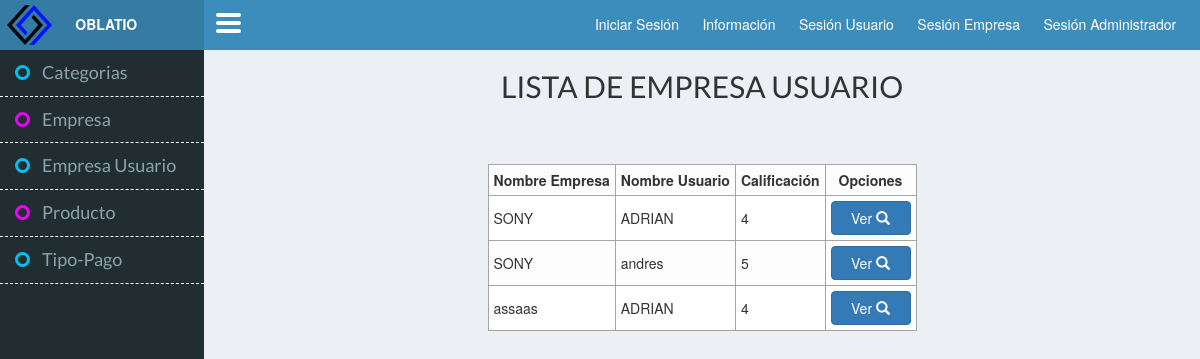
Page /index.php?controller=EmpresaUsuario&action=index on the committed database.
### tables this page shows
CREATE TABLE `empresa_usuario` (
  `emp_cod` int(11) NOT NULL,
  `usu_cod` int(11) NOT NULL,
  `fecha` date NOT NULL,
  `estrellas` tinyint(1) NOT NULL,
  `comentario` varchar(300) DEFAULT NULL
);

CREATE TABLE `empresa` (
  `emp_cod` int(11) NOT NULL,
  `emp_nit` varchar(30) NOT NULL,
  `emp_nombre` varchar(50) NOT NULL,
  `emp_direccion` varchar(50) NOT NULL,
  `emp_telefono` varchar(10) NOT NULL,
  `emp_extension` varchar(6) DEFAULT NULL,
  `emp_correo` varchar(50) NOT NULL,
  `emp_usuario` varchar(30) NOT NULL,
  `emp_contrasena` varchar(250) NOT NULL,
  `emp_estado` tinyint(1) NOT NULL,
  `emp_fecha_vinculacion` date NOT NULL,
  `emp_fecha_aprobacion` date DEFAULT NULL,
  `emp_imagen` varchar(60) DEFAULT NULL,
  `fk_ciu_id` int(11) NOT NULL,
  `fk_adm_id` int(11) DEFAULT NULL
);

CREATE TABLE `usuario` (
  `usu_cod` int(11) NOT NULL,
  `usu_nombre` varchar(30) NOT NULL,
  `usu_apellidos` varchar(40) NOT NULL,
  `usu_telefono` varchar(10) DEFAULT NULL,
  `usu_correo` varchar(40) NOT NULL,
  `usu_fecha_nacimiento` date DEFAULT NULL,
  `usu_genero` char(1) NOT NULL,
  `usu_saldo_total` int(7) DEFAULT NULL,
  `usu_foto_perfil` varchar(60) DEFAULT NULL,
  `usu_alias` varchar(30) NOT NULL,
  `usu_contrasena` varchar(250) NOT NULL,
  `fk_ciu_id` int(11) NOT NULL
);

### core/ControladorBase.php (called while the page is built, shortened)
<?php
class ControladorBase {
    protected $layout;
    public function __construct() {
        require_once 'Conectar.php';
        require_once 'EntidadBase.php';
        if (isset($_SESSION['adm_tipo_administrador'])) {
            $this->layout = 'admin';
        }elseif (isset ( $_SESSION['emp_cod'])) {
            $this->layout = 'empresa';
        } elseif (isset ( $_SESSION['usu_cod'])) {
            $this->layout = 'usuario';
        }
        else {
            $this->layout = 'principal';
        }
    }
    public function view($vista, $datos = null) {
        require_once 'view/layouts/' . $this->layout . '.php';
    }
}
?>

### controller/EmpresaUsuarioController.php (called while the page is built, shortened)
<?php
class EmpresaUsuarioController extends ControladorBase {
    public $adapter;
    public function __construct() {
        $this->conectar = new Conectar();
        $this->adapter = $this->conectar->conexion();
    }
    public function index() {
        $empresa_usuario = new EmpresaUsuario($this->adapter);
        $allusers = $empresa_usuario->joinEmpresaUsuario();
        $this->view("empresaUsuario/indexEmpresaUsuarioView", array(
            "allusers" => $allusers,
            "nombre" => "ADSI"
        ));
    }
}

### core/Conectar.php (called while the page is built)
<?php
class Conectar
{
    private $driver;
    private $host, $user, $pass, $database, $charset;
    public function __construct()
    {
        $db_cfg = require_once 'config/database.php';
        $this->driver =$db_cfg["driver"];
        $this->host =$db_cfg["host"];
        $this->user =$db_cfg["user"];
        $this->pass =$db_cfg["pass"];
        $this->database =$db_cfg["database"];
        $this->charset =$db_cfg["charset"];
    }
    public function conexion()
    {
        if ($this->driver == "mysql" || $this->driver == null){
            $con = new mysqli($this->host, $this->user, $this->pass, $this->database);
            $con->query("SET NAMES '".$this->charset."'");
        }
        return $con;
    }
}
?>

### config/database.php (called while the page is built)
<?php
return array(
    "driver"    =>"mysql",
    "host"      =>"localhost",
    "user"      =>"root",
    "pass"      =>"",
    "database"  =>"oblatio_mvc_bd",
    "charset"   =>"utf8"
);
?>

### model/EmpresaUsuario.php (called while the page is built, shortened)
<?php
class EmpresaUsuario extends EntidadBase {
    public function __construct($adapter) {
        $table = "empresa_usuario";
    }
    public function joinEmpresaUsuario() {
        $resultSet = null;
        $query = "SELECT empresa_usuario.emp_cod, empresa_usuario.usu_cod, empresa_usuario.fecha, empresa_usuario.estrellas, empresa_usuario.comentario,
            empresa.emp_nombre, usuario.usu_nombre
            FROM empresa_usuario INNER JOIN empresa
            on empresa_usuario.emp_cod = empresa.emp_cod
            INNER JOIN usuario ON
            empresa_usuario.usu_cod=usuario.usu_cod;";
        $mostrar = $this->db()->query($query);
        while ($row = $mostrar->fetch_object()) {
            $resultSet[] = $row;
        }
        return $resultSet;
    }
}
?>

### core/EntidadBase.php (called while the page is built, shortened)
<?php
class EntidadBase {
    private $db;
    public function __construct($table, $adapter) {
        $this->db = $adapter;
    }
    public function db() {
        return $this->db;
    }
}
?>

### view/empresaUsuario/indexEmpresaUsuarioView.php (the view, shortened to what this page needs)
<div id="" class="col-xs-12">
    <h3 class="textoCentrado FuenteTitulo tamanioFuente2">LISTA DE EMPRESA USUARIO</h3>
    <hr/>
</div>
<div id="" class="col-xs-12">
</div>
<div class="col-xs-12">
    <table id="tabla" class="centrarTabla">
        <thead>
            <tr>
                <th class="textoCentrado">Nombre Empresa</th>
                <th class="textoCentrado">Nombre Usuario</th>
                <th class="textoCentrado">Calificación</th>
                <th class="textoCentrado">Opciones</th>
            </tr>
        </thead>
        <tbody>
            <?php
            if (isset($allusers)) {
                foreach ($allusers as $user) {
                    ?>
                    <tr>
                        <td><?php echo $user->emp_nombre; ?></td>
                        <td><?php echo $user->usu_nombre; ?></td>
                        <td><?php echo $user->estrellas; ?></td>
                        <td>
                            <a href = "<?php echo "index.php?controller=empresaUsuario&action=ver"; ?>&codigoUsu=<?php echo $user->usu_cod; ?>&codigoEmp=<?php echo $user->emp_cod; ?>"  class="btn btn-primary anchoBoton">
                                Ver
                                <i class="glyphicon glyphicon-search"></i>
                            </a>
                        </td>
                    </tr>
                    <?php
                }
            }
            ?>
        </tbody>
    </table>
</div>

### css/cssPrincipal.css (style rules this page uses)
body { margin: 0; padding-top: 50px; background-color: #ECF0F5; }
td, th { border: #A4A4A4 1px solid; padding: 5px; }
.centrarTabla { margin: 0 auto; }
.textoCentrado { text-align: center; }
.anchoBoton { width: 80px; }

### css/_fuentes.css (style rules this page uses)
.FuenteTitulo { font-family: 'Lato', sans-serif; }
.tamanioFuente2 { font-size: 30px; }

### rows in the picture
empresa_usuario: emp_cod.emp_nombre "SONY", usu_cod.usu_nombre "ADRIAN", estrellas "4"
empresa_usuario: emp_cod.emp_nombre "SONY", usu_cod.usu_nombre "andres", estrellas "5"
empresa_usuario: emp_cod.emp_nombre "assaas", usu_cod.usu_nombre "ADRIAN", estrellas "4"
